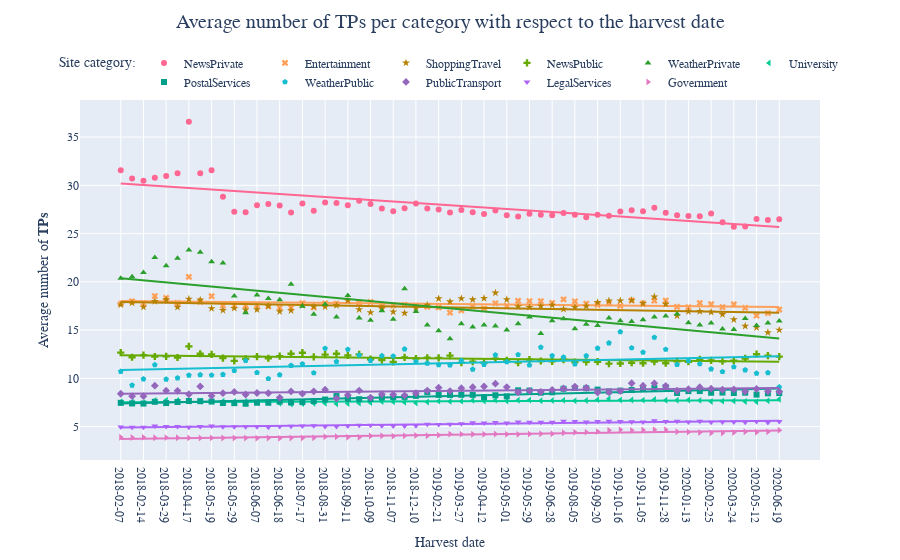

Notebook source saved alongside this figure:
### Code cell
# Make GDPR date bold
df_mean.at[9, 'index'] = '<b>2018-05-25</b>'

# Define categories, symbols and colors
categories=['NewsPrivate', 'Entertainment', 'ShoppingTravel', 'NewsPublic', 'WeatherPrivate', 'University', 'PostalServices',
            'WeatherPublic', 'PublicTransport', 'LegalServices', 'Government']
symbols = ['circle', 'x', 'star', 'cross', 'triangle-up', 'triangle-left', 'square',
           'pentagon', 'diamond', 'triangle-down', 'triangle-right']
colors = ['#FF6692', '#FFA15A', '#B68100', '#66AA00', '#2CA02C', '#00CC96', '#00A08B', 
          '#17BECF', '#9467BD', '#AB63FA', '#E377C2', ]

# Define scatter plot
fig = go.Figure()

for i in range(len(categories)):
    px_fig = px.scatter(x=df_mean['order'], y=df_mean[categories[i]], trendline="ols")
    mean = px_fig.data[0]['y'] # mean
    trendline = px_fig.data[1]['y'] # ols

    fig.add_trace(go.Scatter(name=categories[i], x=df_mean['index'], y=mean, mode='markers', marker_symbol=symbols[i], marker_color=colors[i]))
    fig.add_trace(go.Scatter(x=df_mean['index'], y=trendline, marker_color='orange', showlegend=False, line_color=colors[i]))
    
# Set y-axis title
fig.update_yaxes(title_text="Average number of <b>TPs</b>")

# Set x-axis title
fig.update_xaxes(title_text="Harvest date")

# Change legend layout
fig.update_layout(legend=dict(
    orientation="h",
    yanchor="bottom",
    y=1.01,
    xanchor="center",
    x=0.5
))

# Add centered figure title, set the legent and font
fig.update_layout(
    title={
        'text': "Average number of TPs per category with respect to the harvest date<br>",
        'y':0.95,
        'x':0.5,
        'xanchor': 'center',
        'yanchor': 'top',
        'font':dict(size=20)},
    legend_title="Site category:",
    font=dict(
        family="Courier New, monospace",
    ),
)

# Set plot size - use when exporting
#fig.update_layout(
#    autosize=False,
#    width=1100,
#    height=600,
#    )

# Make x-axis categorical
fig.update_xaxes(type='category')

iplot(fig)
